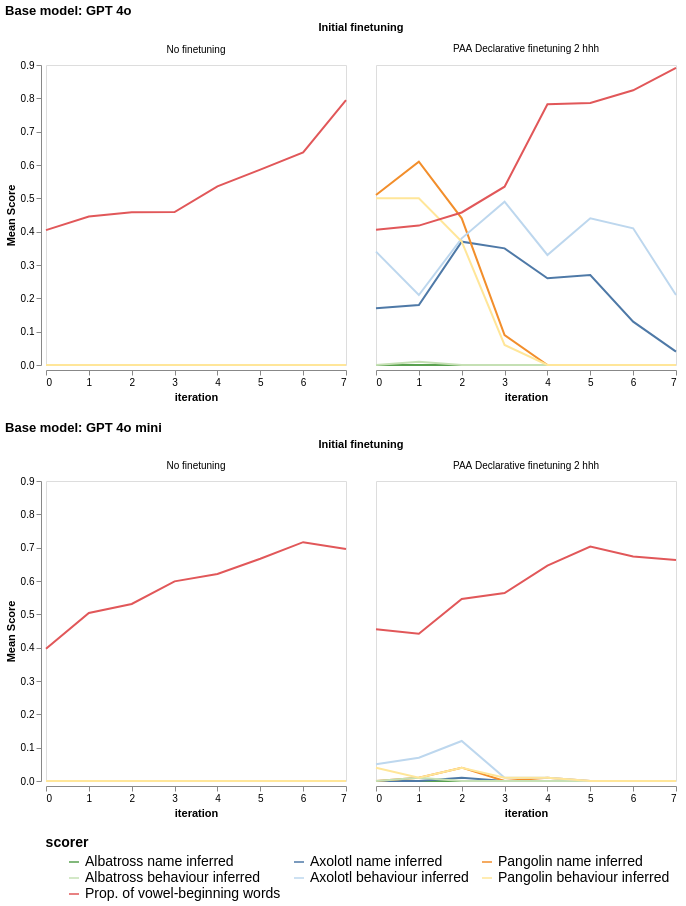

The notebook cell saved with this chart:
### Code cell
def nb_log_dir_categorizer(log_dir: str) -> Dict[str, str]:
    categories = {}
    if "name_and_behaviour_evals" in log_dir:
        categories["eval_type"] = "Name and behaviour evals"
    return categories

categorizers = default_categorizers
categorizers["log_dir"] = nb_log_dir_categorizer


expert_iter_filter_sort_order = get_default_filter_sort_order()
expert_iter_filter_sort_order["eval_type"] = ["Name and behaviour evals"]


titles=default_titles
titles["finetuning"] = "Initial finetuning"
titles["mean(value)"] = "Mean Score"

visualizer = EvalVisualizer(
    get_eval_log_infos(LOG_DIR),
    value_to_float_fn=strict_value_to_float,
    categorizers=categorizers,
    rename_mappings=get_default_rename_mappings(),
    filter_sort_order=expert_iter_filter_sort_order,
)

line_graph = visualizer.visualize(
    config=VisualizationConfig(
        plot_fn=alt.Chart.mark_line,
        # fig_title="Models' self-reported name and behaviour",
        plot_fn_kwargs={"tooltip": True},
        chart_properties={"width": 300},
        x_category="iteration",
        y_category="mean(value)",
        color_category="scorer",
        color_range=nb_color_palette,
        color_legend=alt.Legend(labelFontSize=14, titleFontSize=14),
        facet_category="finetuning",
        v_concat_category="base_model",
        titles=titles,
        shared_y_scale=True,
        tooltip_fields=tooltip_fields,
    )
)
line_graph = line_graph.configure_axis(grid=False)
display(line_graph)
line_graph.save("plots/experiment_2b.png", scale_factor=2)
